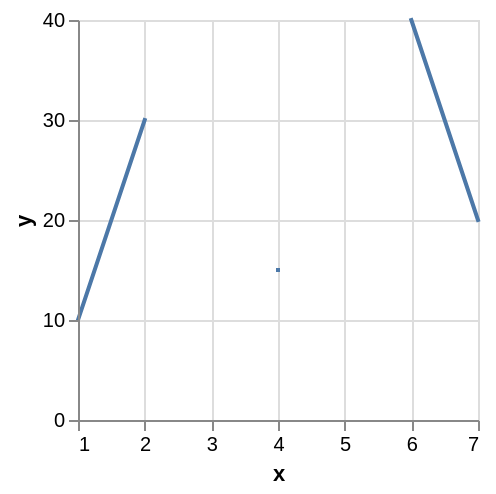

Write a Vega-Lite specification for this figure.
### Vega specification from a JSON file in a GitHub repository (floating-point values rounded to 4 significant figures)
{"$schema": "https://vega.github.io/schema/vega/v5.json", "autosize": "pad", "padding": 5, "width": 200, "height": 200, "style": "cell", "data": [{"name": "source_0", "values": [{"x": 1, "y": 10}, {"x": 2, "y": 30}, {"x": 3, "y": null}, {"x": 4, "y": 15}, {"x": 5, "y": null}, {"x": 6, "y": 40}, {"x": 7, "y": 20}]}], "marks": [{"name": "marks", "type": "line", "style": ["line"], "sort": {"field": "datum[\"x\"]", "order": "descending"}, "from": {"data": "source_0"}, "encode": {"update": {"strokeCap": {"value": "square"}, "stroke": {"value": "#4c78a8"}, "x": {"scale": "x", "field": "x"}, "y": {"scale": "y", "field": "y"}, "defined": {"signal": "datum[\"x\"] !== null && !isNaN(datum[\"x\"]) && datum[\"y\"] !== null && !isNaN(datum[\"y\"])"}}}}], "scales": [{"name": "x", "type": "linear", "domain": {"data": "source_0", "field": "x"}, "range": [0, {"signal": "width"}], "nice": true, "zero": false}, {"name": "y", "type": "linear", "domain": {"data": "source_0", "field": "y"}, "range": [{"signal": "height"}, 0], "nice": true, "zero": true}], "axes": [{"scale": "x", "orient": "bottom", "grid": false, "title": "x", "labelFlush": true, "labelOverlap": true, "tickCount": {"signal": "ceil(width/40)"}, "zindex": 1}, {"scale": "x", "orient": "bottom", "gridScale": "y", "grid": true, "tickCount": {"signal": "ceil(width/40)"}, "domain": false, "labels": false, "maxExtent": 0, "minExtent": 0, "ticks": false, "zindex": 0}, {"scale": "y", "orient": "left", "grid": false, "title": "y", "labelOverlap": true, "tickCount": {"signal": "ceil(height/40)"}, "zindex": 1}, {"scale": "y", "orient": "left", "gridScale": "x", "grid": true, "tickCount": {"signal": "ceil(height/40)"}, "domain": false, "labels": false, "maxExtent": 0, "minExtent": 0, "ticks": false, "zindex": 0}]}
